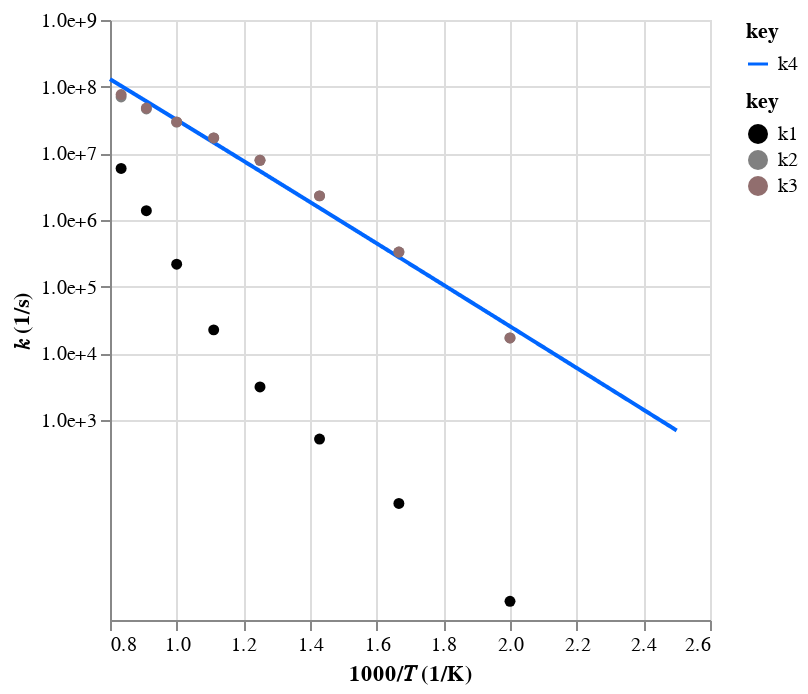

The notebook cell saved with this chart:
### Code cell
# S(1210)r0 = OH(4) + S(1288)rs0 (1,2-epoxy)
e12_mess_out_fake = """
W2->W15

P\T           500       600       700       800       900     1e+03   1.1e+03   1.2e+03   1.3e+03   1.4e+03   1.5e+03   1.6e+03   1.7e+03   1.8e+03   1.9e+03     2e+03
0.1         0.692      16.9      98.5       300  1.11e+03  1.64e+04  1.72e+05  1.03e+06  4.42e+06  1.26e+07  2.93e+07  6.25e+07  1.14e+08  1.82e+08  2.81e+08  4.08e+08
1            1.91      56.1       517  3.13e+03  2.25e+04  2.17e+05  1.38e+06  5.93e+06     2e+07  4.84e+07     1e+08  1.92e+08  3.24e+08  4.88e+08  7.14e+08  9.82e+08
10           49.3  1.44e+03  1.81e+04  1.45e+05   7.6e+05  3.26e+06   1.1e+07  3.07e+07  7.62e+07  1.54e+08  2.81e+08  4.85e+08  7.71e+08  1.11e+09  1.58e+09   2.1e+09
100      5.42e+03  1.11e+05  9.82e+05  5.27e+06  1.93e+07  5.42e+07  1.22e+08  2.31e+08  3.99e+08  6.17e+08  9.13e+08  1.31e+09  1.84e+09  2.45e+09  3.24e+09  4.13e+09
O-O      1.75e+04  3.81e+05  3.49e+06  1.85e+07  6.83e+07  1.95e+08  4.62e+08  9.51e+08  1.76e+09  2.98e+09  4.72e+09  7.08e+09  1.01e+10   1.4e+10  1.86e+10  2.42e+10
"""
e12_mess_out_real = """
W2->P3

P\T           500       600       700       800       900     1e+03   1.1e+03   1.2e+03   1.3e+03   1.4e+03   1.5e+03   1.6e+03   1.7e+03   1.8e+03   1.9e+03     2e+03
0.1      1.46e+04  2.13e+05  1.02e+06  2.55e+06  4.77e+06  8.66e+06  1.61e+07  2.92e+07  4.99e+07  7.26e+07  1.04e+08   1.3e+08  1.64e+08  1.91e+08  2.18e+08  2.16e+08
1         1.7e+04   3.3e+05   2.3e+06  7.85e+06   1.7e+07  2.94e+07  4.64e+07  7.02e+07  1.04e+08  1.39e+08  1.87e+08  2.21e+08  2.65e+08  2.99e+08   3.3e+08  3.16e+08
10       1.74e+04  3.71e+05  3.19e+06  1.46e+07  4.13e+07   8.3e+07  1.33e+08  1.85e+08  2.37e+08  2.81e+08  3.32e+08  3.59e+08  3.99e+08  4.31e+08  4.58e+08  4.26e+08
100      1.21e+04  2.69e+05  2.47e+06  1.26e+07  4.29e+07  1.05e+08     2e+08   3.1e+08  4.11e+08  4.95e+08  5.66e+08  5.93e+08  6.22e+08  6.44e+08  6.54e+08  6.08e+08
O-O           ***       ***       ***       ***       ***       ***       ***       ***       ***       ***       ***       ***       ***       ***       ***       ***
"""
e12_rxn_fake = ac.rate.from_mess_channel_output(e12_mess_out_fake)
e12_rxn_real = ac.rate.from_mess_channel_output(e12_mess_out_real)
e12_rxn_data = e12_rxn_fake + e12_rxn_real
e12_rxn_fit = ac.rate.fit_plog(e12_rxn_data)
ac.rate.display([e12_rxn_fake, e12_rxn_real, e12_rxn_data, e12_rxn_fit])

### Figure 1 — Vega-Lite specification as saved in the notebook (floating-point values rounded to 4 significant figures; data arrays with more than 128 entries replaced by an {"elided": "..."} marker saying what was removed)
{"config": {"view": {"continuousWidth": 300, "continuousHeight": 300}}, "layer": [{"data": {"name": "data-6c31197e643525499c7bab8be8094119"}, "mark": {"type": "line"}, "encoding": {"color": {"field": "key", "scale": {"domain": ["k4"], "range": ["#0066ff"]}, "type": "nominal"}, "x": {"field": "x", "scale": {"zero": false}, "title": "1000/𝑇 (1/K)", "type": "quantitative"}, "y": {"axis": {"format": ".1e", "values": [1000, 10000, 100000, 1000000, 10000000, 100000000, 1000000000]}, "field": "value", "scale": {"type": "log"}, "title": "𝑘 (1/s)", "type": "quantitative"}}, "transform": [{"fold": ["k4"]}]}, {"data": {"name": "data-f353d6de868c1ef67c8916e08c4a161b"}, "mark": {"type": "point", "filled": true, "opacity": 1}, "encoding": {"color": {"field": "key", "scale": {"domain": ["k1", "k2", "k3"], "range": ["#000000", "#808080ff", "#916e6e"]}, "type": "nominal"}, "x": {"field": "x", "scale": {"zero": false}, "title": "1000/𝑇 (1/K)", "type": "quantitative"}, "y": {"axis": {"format": ".1e", "values": [1, 10, 100, 1000, 10000, 100000, 1000000, 10000000, 100000000, 1000000000]}, "field": "value", "scale": {"type": "log"}, "title": "𝑘 (1/s)", "type": "quantitative"}}, "transform": [{"fold": ["k1", "k2", "k3"]}]}], "resolve": {"scale": {"color": "independent"}}, "$schema": "https://vega.github.io/schema/vega-lite/v5.20.1.json", "datasets": {"data-6c31197e643525499c7bab8be8094119": {"elided": "1000 records"}, "data-f353d6de868c1ef67c8916e08c4a161b": [{"x": 2.0, "k1": 1.91, "k2": 17000.0, "k3": 17000.0}, {"x": 1.667, "k1": 56.1, "k2": 330000.0, "k3": 330100.0}, {"x": 1.429, "k1": 517.0, "k2": 2300000.0, "k3": 2301000.0}, {"x": 1.25, "k1": 3130.0, "k2": 7850000.0, "k3": 7853000.0}, {"x": 1.111, "k1": 22500.0, "k2": 17000000.0, "k3": 17020000.0}, {"x": 1.0, "k1": 217000.0, "k2": 29400000.0, "k3": 29620000.0}, {"x": 0.9091, "k1": 1380000.0, "k2": 46400000.0, "k3": 47780000.0}, {"x": 0.8333, "k1": 5930000.0, "k2": 70200000.0, "k3": 76130000.0}]}}
